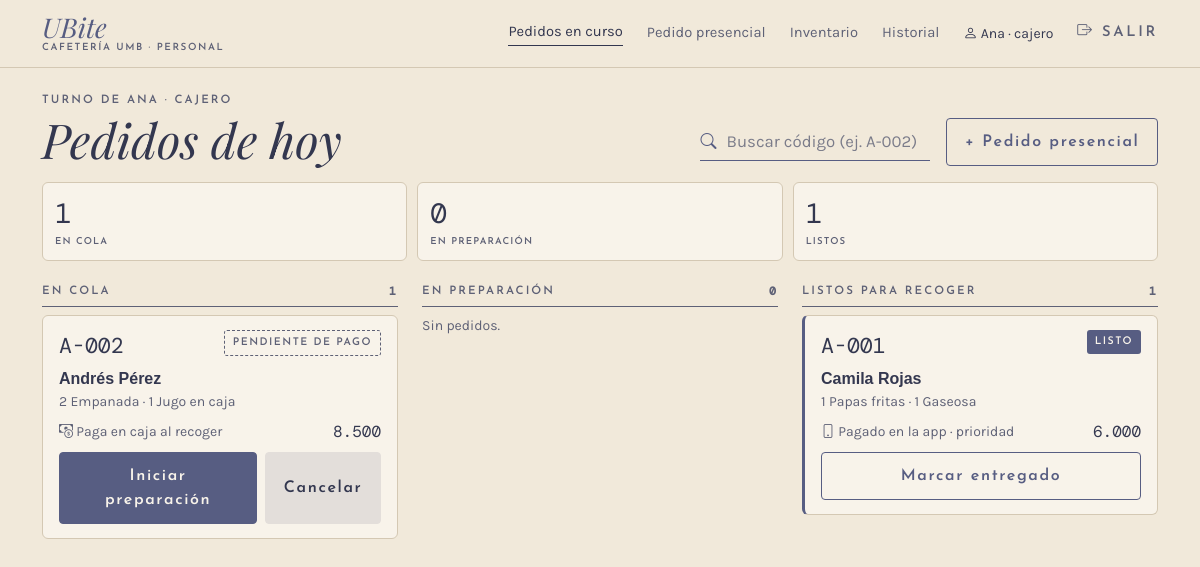
Page /caja/ (signed in) on the earlier database version.
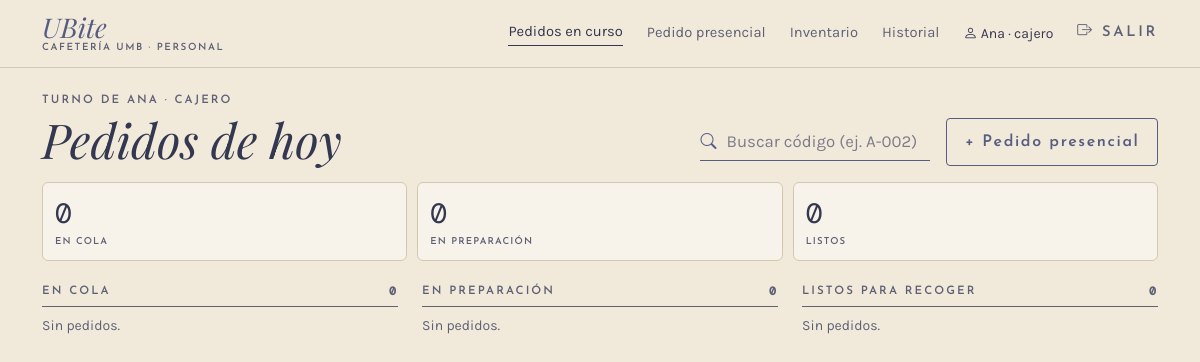
Same page on the later database version.
### app/models.py (models this page shows, shortened)
class Pedido(db.Model):
    __tablename__ = "pedido"
    __table_args__ = (
        db.CheckConstraint("origen IN ('qr', 'presencial')", name="ck_pedido_origen"),
        db.CheckConstraint(
            "estado IN ('en_cola', 'en_preparacion', 'listo', 'entregado', 'cancelado')",
            name="ck_pedido_estado"),
        db.CheckConstraint("total >= 0", name="ck_pedido_total"),
    )
    TRANSICIONES = {
        "en_cola": {"en_preparacion", "listo", "cancelado"},
        "en_preparacion": {"listo", "cancelado"},
        "listo": {"entregado", "cancelado"},
        "entregado": set(),
        "cancelado": set(),
    }
    id_pedido = db.Column(db.Integer, primary_key=True, autoincrement=True)
    codigo = db.Column(db.Text, nullable=False, unique=True)
    id_cliente = db.Column(db.Integer, db.ForeignKey("cliente.id_cliente"), nullable=False)
    id_usuario = db.Column(db.Integer, db.ForeignKey("usuario.id_usuario"))
    fecha_hora = db.Column(db.DateTime, nullable=False, default=ahora)
    origen = db.Column(db.Text, nullable=False)
    estado = db.Column(db.Text, nullable=False, default="en_cola")
    total = db.Column(db.Float, nullable=False, default=0)
    cliente = db.relationship("Cliente", back_populates="pedidos")
    usuario = db.relationship("Usuario")
    detalles = db.relationship("DetallePedido", back_populates="pedido", lazy=True,
                               cascade="all, delete-orphan")
    pagos = db.relationship("Pago", back_populates="pedido", lazy=True)
    transacciones = db.relationship("Transaccion", back_populates="pedido", lazy=True)
    notificaciones = db.relationship("Notificacion", back_populates="pedido", lazy=True)

class Cliente(db.Model):
    __tablename__ = "cliente"
    id_cliente = db.Column(db.Integer, primary_key=True, autoincrement=True)
    nombre = db.Column(db.Text, nullable=False)
    telefono = db.Column(db.Text, nullable=False)
    fecha_registro = db.Column(db.DateTime, nullable=False, default=ahora)
    suscripcion_push = db.Column(db.Text)
    pedidos = db.relationship("Pedido", back_populates="cliente", lazy=True)

class DetallePedido(db.Model):
    __tablename__ = "detalle_pedido"
    __table_args__ = (
        db.CheckConstraint("cantidad > 0", name="ck_detalle_cantidad"),
        db.CheckConstraint("precio_unitario > 0", name="ck_detalle_precio"),
        db.CheckConstraint("subtotal = cantidad * precio_unitario", name="ck_detalle_subtotal"),
    )
    id_detalle = db.Column(db.Integer, primary_key=True, autoincrement=True)
    id_pedido = db.Column(db.Integer, db.ForeignKey("pedido.id_pedido"), nullable=False)
    id_producto = db.Column(db.Integer, db.ForeignKey("producto.id_producto"), nullable=False)
    cantidad = db.Column(db.Integer, nullable=False)
    precio_unitario = db.Column(db.Float, nullable=False)
    subtotal = db.Column(db.Float, nullable=False)
    pedido = db.relationship("Pedido", back_populates="detalles")
    producto = db.relationship("Producto")

class Producto(db.Model):
    __tablename__ = "producto"
    __table_args__ = (
        db.CheckConstraint("precio > 0", name="ck_producto_precio"),
        db.CheckConstraint("stock_actual >= 0", name="ck_producto_stock"),
        db.CheckConstraint("stock_minimo >= 0", name="ck_producto_minimo"),
    )
    id_producto = db.Column(db.Integer, primary_key=True, autoincrement=True)
    nombre = db.Column(db.Text, nullable=False)
    descripcion = db.Column(db.Text)
    precio = db.Column(db.Float, nullable=False)
    stock_actual = db.Column(db.Integer, nullable=False, default=0)
    stock_minimo = db.Column(db.Integer, nullable=False, default=0)
    activo = db.Column(db.Boolean, nullable=False, default=True)
    id_categoria = db.Column(db.Integer, db.ForeignKey("categoria.id_categoria"), nullable=False)
    categoria = db.relationship("Categoria", back_populates="productos")

### app/routes/caja.py (the view)
@bp.route("/")
@rol_requerido(*PERSONAL)
def cola():
    pedidos = servicios.cola_activa()
    columnas = {e: [p for p in pedidos if p.estado == e] for e in servicios.ACTIVOS}
    buscar = request.args.get("buscar", "").strip()
    encontrado = servicios.buscar_pedido(buscar) if buscar else None
    return render_template("caja/cola.html", columnas=columnas, buscar=buscar,
                           encontrado=encontrado)

### app/__init__.py (called while the page is built)
def pesos(valor):
    return f"{valor:,.0f}".replace(",", ".")

@login_manager.user_loader
def cargar_usuario(id_usuario):
    from .models import Usuario
    return db.session.get(Usuario, int(id_usuario))

### app/database.py (called while the page is built)
@event.listens_for(Engine, "begin")
def _iniciar(conexion):
    conexion.exec_driver_sql("BEGIN IMMEDIATE" if _escritura.get() else "BEGIN")

### app/models.py (called while the page is built)
    @property
    def is_active(self):
        return bool(self.activo)

### app/routes/__init__.py (called while the page is built)
def rol_requerido(*roles):
    def decorador(vista):
        @wraps(vista)
        @login_required
        def envoltura(*args, **kwargs):
            if current_user.rol not in roles:
                abort(403)
            return vista(*args, **kwargs)
        return envoltura
    return decorador

def datos_menu():
    if not current_user.is_authenticated:
        return {}
    from flask import request
    admin = current_user.rol == "administrador"
    seccion = request.endpoint
    if seccion in ("inventario.entrada", "inventario.producto"):
        seccion = "inventario.lista"
    return {"es_admin": admin, "seccion": seccion,
            "menu_personal": MENU_ADMIN if admin else MENU_CAJERO,
            "menu_inferior": INFERIOR_ADMIN if admin else INFERIOR_CAJERO}

### app/templates/caja/cola.html (shortened to what this page needs)
{% extends "caja/_base.html" %}
{% set titulos = {"en_cola": "En cola", "en_preparacion": "En preparación", "listo": "Listos para recoger"} %}
{% set cortos = {"en_cola": "En cola", "en_preparacion": "En preparación", "listo": "Listos"} %}
{% macro tarjeta(p) %}
{% set pago = p.pagos|selectattr("estado", "equalto", "aprobado")|first %}
<div class="tarjeta-pedido {{ 'prioridad' if pago }}">
  <div class="d-flex justify-content-between align-items-start">
    <span class="cod">{{ p.codigo }}</span>
    {% if p.estado == "listo" %}<span class="chip chip-oscuro">Listo</span>
    {% elif pago %}<span class="chip">Pagado</span>
    {% elif p.estado in ("en_cola", "en_preparacion") %}<span class="chip chip-punteado">Pendiente de pago</span>
    {% else %}<span class="chip">{{ ESTADOS[p.estado] }}</span>{% endif %}
  </div>
  <div class="fw-bold mt-1">{{ p.cliente.nombre }}</div>
  <div class="small suave">{% for d in p.detalles %}{{ d.cantidad }} {{ d.producto.nombre }}{% if not loop.last %} · {% endif %}{% endfor %}</div>
  <div class="d-flex justify-content-between align-items-center small mt-2 mb-2">
    <span class="suave">
      {% if pago and pago.metodo == "app" %}<i class="bi bi-phone"></i> Pagado en la app · prioridad
      {% elif pago %}<i class="bi bi-cash-coin"></i> Pagado en caja
      {% else %}<i class="bi bi-cash-coin"></i> Paga en caja al recoger{% endif %}
    </span>
    <span class="mono fs-6">{{ p.total|pesos }}</span>
  </div>
  {% if p.estado in ("en_cola", "en_preparacion", "listo") %}
  <form method="post" action="{{ url_for('caja.cambiar_estado', id_pedido=p.id_pedido) }}" class="d-flex gap-2">
    {% if p.estado == "en_cola" %}
      <button class="btn btn-ubite flex-fill" name="accion" value="preparar">Iniciar preparación</button>
    {% elif p.estado == "en_preparacion" %}
      <button class="btn btn-ubite flex-fill" name="accion" value="listo">Marcar como listo</button>
    {% elif pago %}
      <button class="btn btn-contorno flex-fill" name="accion" value="entregar">Marcar entregado</button>
    {% else %}
      <input type="hidden" name="cobrar" value="1">
      <button class="btn btn-ubite flex-fill" name="accion" value="entregar"
              onclick="return confirm('¿Cobrar $ {{ p.total|pesos }} en efectivo y entregar {{ p.codigo }}?')">Cobrar y entregar</button>
    {% endif %}
    {% if not (pago and pago.metodo == "app") %}
      <button class="btn btn-suave" name="accion" value="cancelar"
              onclick="return confirm('¿Cancelar {{ p.codigo }}?{% if pago %} Hay que devolverle $ {{ pago.monto|pesos }} en efectivo.{% endif %} Los productos vuelven al inventario.')">Cancelar</button>
    {% endif %}
  </form>
  {% endif %}
</div>
{% endmacro %}
{% block panel %}
<div class="d-flex flex-wrap justify-content-between align-items-end gap-3 mb-3">
  <div>
    <p class="etiqueta mb-1">Turno de {{ current_user.nombre.split(' ')[0] }} · {{ current_user.rol }}</p>
    <h1 class="titulo display-5 mb-0">Pedidos de hoy</h1>
  </div>
  <div class="d-flex flex-wrap gap-3 align-items-center">
    <form method="get" class="campo-icono buscador"><i class="bi bi-search"></i>
      <input class="form-control linea-campo" name="buscar" value="{{ buscar }}" placeholder="Buscar código (ej. A-002)">
    </form>
    <a class="btn btn-contorno d-none d-lg-inline-block" href="{{ url_for('caja.presencial') }}">+ Pedido presencial</a>
  </div>
</div>
<div class="resumen-estados mb-4">
  {% for estado, pedidos in columnas.items() %}
  <a href="#col-{{ estado }}" class="tarjeta"><span class="mono fs-3">{{ pedidos|length }}</span><span class="etiqueta">{{ cortos[estado] }}</span></a>
  {% endfor %}
</div>
<div class="row g-4">
  {% for estado, pedidos in columnas.items() %}
  <section class="col-lg-4 columna-cola" id="col-{{ estado }}">
    <h2 class="etiqueta"><span>{{ titulos[estado] }}</span><span class="mono">{{ pedidos|length }}</span></h2>
    {% for p in pedidos %}{{ tarjeta(p) }}{% else %}<p class="small suave">Sin pedidos.</p>{% endfor %}
  </section>
  {% endfor %}
</div>
{% endblock %}

### app/templates/caja/_base.html (shortened to what this page needs)
{% extends "base.html" %}
{% block clase_main %}{{ 'con-lateral' if es_admin }} container-xl py-4 con-barra-inferior{% endblock %}
{% block encabezado %}
<header class="barra {{ 'd-lg-none' if es_admin }}">
  <div class="container-xl d-flex justify-content-between align-items-center">
    <a class="marca {% if titulo_barra %}d-none d-lg-inline-block{% endif %}" href="{{ url_for(menu_personal[0][0]) }}">
      <span class="nombre">UBite</span><span class="sub">Cafetería UMB · Personal</span>
    </a>
    {% if not es_admin %}
    <nav class="nav-personal d-none d-lg-flex gap-4 align-items-center">
      {% for ruta, texto, _ in menu_personal %}
      <a href="{{ url_for(ruta) }}" class="{{ 'activo' if seccion == ruta }}">{{ texto }}</a>
      {% endfor %}
      <span class="small"><i class="bi bi-person"></i> {{ current_user.nombre.split(' ')[0] }} · {{ current_user.rol }}</span>
      <a href="{{ url_for('auth.salir') }}" class="etiqueta"><i class="bi bi-box-arrow-right"></i> Salir</a>
    </nav>
    {% endif %}
  </div>
</header>
{% endblock %}
{% block contenido %}
{% block panel %}{% endblock %}
{% endblock %}

Differences in the rows shown:
no longer on this page (row edited): Pedido: codigo "A-002", estado "PENDIENTE DE PAGO", cliente.nombre "Andrés Pérez", shows "Paga en caja al recoger", total|pesos "8.500", shown under "EN COLA"
no longer on this page (row unchanged): DetallePedido: cantidad "2", producto.nombre "Empanada", shown under "A-002"
no longer on this page (row unchanged): DetallePedido: cantidad "1", producto.nombre "Jugo en caja", shown under "A-002"
no longer on this page (row edited): Pedido: codigo "A-001", estado "LISTO", cliente.nombre "Camila Rojas", shows "Pagado en la app · prioridad", total|pesos "6.000", shown under "LISTOS PARA RECOGER"
no longer on this page (row unchanged): DetallePedido: cantidad "1", producto.nombre "Papas fritas", shown under "A-001"
no longer on this page (row unchanged): DetallePedido: cantidad "1", producto.nombre "Gaseosa", shown under "A-001"
Other differences:
new list line: "0 EN COLA"
new list line: "0 LISTOS"
new list line: "EN COLA 0 Sin pedidos."
new list line: "LISTOS PARA RECOGER 0 Sin pedidos."
list line gone: "1 EN COLA"
list line gone: "1 LISTOS"
list line gone: "EN COLA 1"
list line gone: "LISTOS PARA RECOGER 1"
